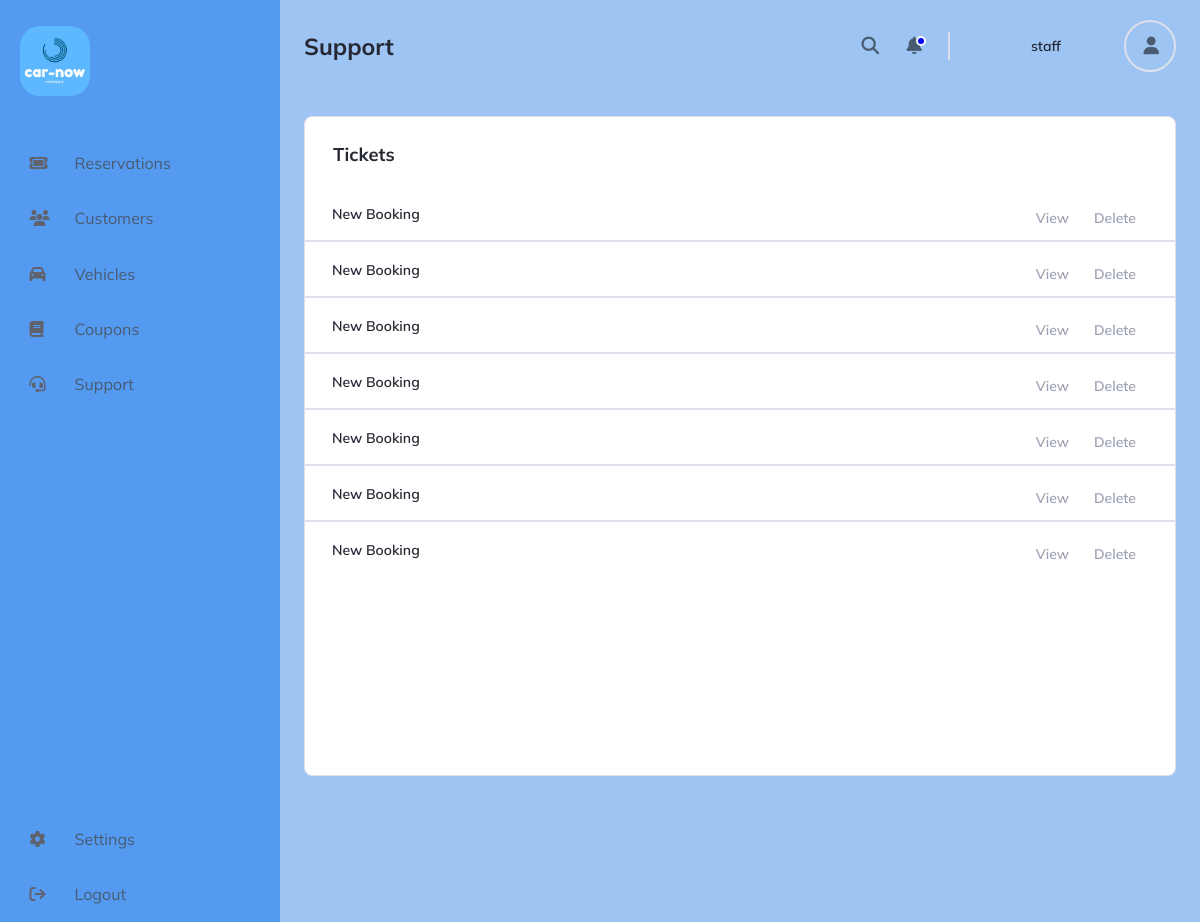
Screenshot of /CAR_RENTAL/ADMIN_DASHBOARD/support.php (signed in) with the database file from the repository.
### tables this page shows
CREATE TABLE `staff` (
  `id` int(11) NOT NULL,
  `staff_id` int(11) DEFAULT NULL,
  `full_name` varchar(255) DEFAULT NULL,
  `email` varchar(255) NOT NULL,
  `username` varchar(255) NOT NULL,
  `password` varchar(255) NOT NULL,
  `date` timestamp NOT NULL DEFAULT current_timestamp()
);

CREATE TABLE `support` (
  `support_id` int(11) NOT NULL,
  `first_name` varchar(255) DEFAULT NULL,
  `last_name` varchar(255) DEFAULT NULL,
  `email` varchar(255) DEFAULT NULL,
  `reservation_id` int(11) DEFAULT NULL,
  `title` text DEFAULT NULL,
  `description` text DEFAULT NULL,
  `last_updated` timestamp NOT NULL DEFAULT current_timestamp() ON UPDATE current_timestamp()
);

### CAR_RENTAL/FUNCTIONS/functions.php (called while the page is built, shortened)
<?php
function check_login($con)
{
	if(isset($_SESSION['staff_id']))
	{
		$id = $_SESSION['staff_id'];
		$query = "select * from staff where staff_id = '$id' limit 1";
		$result = mysqli_query($con,$query);
		if($result && mysqli_num_rows($result) > 0)
		{
			$user_data = mysqli_fetch_assoc($result);
			return $user_data;
		}
	}
	die;
}

### CAR_RENTAL/ADMIN_DASHBOARD/support.php (the view, shortened to what this page needs)
<?php
include("../FUNCTIONS/connection.php");
include("../FUNCTIONS/functions.php");
	$user_data = check_login($con);
?>
<!DOCTYPE html>
<html lang="en">
   <head>
      <link rel="stylesheet" href="support_style.css" />
   </head>
   <body>
      <div class="sidebar">
         <div class="logo-container">
            <img src="../car-now-logo.png" width="70px" height="auto" style="border-radius: 20px;" alt="logo">
         </div>
         <nav class="sidebar-nav">
            <ul>
                <a href="reservations.php">
                    <li>
                        <i class="fa-solid fa-ticket"></i>
                        <p>Reservations</p>
                     </li>
                </a>
                <a href="./customers.php">
                    <li>
                    <i class="fa-solid fa-users"></i>
                    <p>Customers</p>
                    </li>
                </a>
                <a href="./vehicles.php">
                    <li>
                    <i class="fa-solid fa-car"></i>
                    <p>Vehicles</p>
                    </li>
                </a>
                <a href="./coupons.php">
                    <li>
                        <i class="fa-solid fa-book"></i>
                        <p>Coupons</p>
                     </li>
                </a>
                <a href="./support.php">
                  <li>
                     <i class="fa-solid fa-headset"></i>
                     <p>Support</p>
                  </li>
              </a>
             </ul>
             <ul>
                <a href="./settings.php">
                    <li>
                    <i class="fa-solid fa-gear"></i>
                    <p>Settings</p>
                </li>
                </a>
               <a href="../FUNCTIONS/logout.php">
                <li>
                    <i class="fa-solid fa-sign-out"></i>
                    <p>Logout</p>
                 </li>
               </a>
            </ul>
         </nav>
      </div>
      <main>
         <header class="header">
            <h1>Support</h1>
            <div class="user">
               <div class="icons">
                  <i class="fa-solid fa-magnifying-glass"></i>
                  <i class="fa-solid fa-bell"></i>
               </div>
               <p class="name"><?php echo $user_data['username']; ?></p>
               <div class="user-img">
                  <i class="fa-solid fa-user"></i>
               </div>
            </div>
         </header>
         <div class="ticket-container">
                <div class="card-header">
                   <div class="card-title">
                      <h2>Tickets</h2>
                   </div>
                </div>
                <?php
                  $query = "SELECT * FROM support ORDER BY last_updated DESC";
                  $result = mysqli_query($con, $query);
                  while ($row = mysqli_fetch_assoc($result)) {
                     $support_id = $row['support_id'];
                     $title = $row['title'];
                     echo '<div class="ticket">';
                     echo '<p class="ticket-title">' . htmlspecialchars($title) . '</p>';
                     echo '<div class="card-btn">';
                     echo '<a class="view-ticket-btn" data-support-id="' . htmlspecialchars($support_id) . '" data-title="' . htmlspecialchars($title) . '" data-first-name="' . htmlspecialchars($row['first_name']) . '" data-last-name="' . htmlspecialchars($row['last_name']) . '" data-email="' . htmlspecialchars($row['email']) . '" data-reservation-id="' . htmlspecialchars($row['reservation_id']) . '" data-description="' . htmlspecialchars($row['description']) . '">View</a>';
                     echo '<a href="" onclick="deleteSupport(' . $row["support_id"] . ')">Delete</a>';
                     echo '</div>';
                     echo '</div>';
                 }
                ?>
         </div>
      </main>
   </body>
</html>

### CAR_RENTAL/ADMIN_DASHBOARD/support_style.css (style rules this page uses)
*, *::after, *::before { box-sizing: border-box; --color1:#274870; --color2:#9DC4F2; --color3:#549AF0; --color4:#495B70; --color5:#437CC2; }
a { text-decoration: none; }
body { margin: 0; background-color: var(--color2); min-height: 100vh; height: 100%; display: grid; grid-template-columns: clamp(220px, 25%, 280px) 1fr; font-family: "mulish", sans-serif; }
h1, h2, p { margin: 0; }
img { user-select: none; }
main { grid-column-start: 2; display: grid; grid-template-rows: auto auto 1fr auto; grid-template-columns: repeat(8, 1fr); padding: 0 1.5rem 1.5rem; max-height: 100%; }
ul { list-style-type: none; margin: 0; padding: 0; }
.sidebar { grid-column-start: 1; display: flex; flex-direction: column; background: var(--color3); color: var(--color4); padding-top: 0.35rem; user-select: none; position: relative; }
.sidebar i { color: #60626e; margin-right: 1.25rem; margin-left: 0.75rem; min-width: 25px; }
.sidebar li { display: flex; align-items: center; padding: 1.1rem; font-weight: 400; color: var(--color4); }
.sidebar-nav > ul:first-child { padding: 0.5rem 0 0.75rem; }
.logo-container { padding: 1.25rem; padding-bottom: 1.75rem; position: relative; }
.sidebar-nav { display: flex; flex-direction: column; height: 100%; }
@media (min-height: 620px) { .sidebar { position: sticky; top: 0; left: 0; max-height: 100vh; min-height: min-content; } }
@media (min-height: 620px) { .sidebar-nav { justify-content: space-between; } }
header { display: grid; grid-template-columns: 1fr 320px; grid-row: 1; grid-column: 1 / -1; padding: 1rem 0; }
header *, header *::after { box-sizing: content-box; }
header h1 { font-size: 1.45rem; margin-top: auto; margin-bottom: auto; color: #252733; }
header i { color: var(--color4); font-size: 1.1rem; padding: 0.35rem; cursor: pointer; }
header i:last-child { margin-right: 1.25rem; margin-left: 0.75rem; }
.icons { border-right: 2px solid #dfe0eb; margin-right: 1.75rem; user-select: none; }
.fa-bell { position: relative; }
.fa-bell::after { content: ""; position: absolute; top: 0.25rem; left: 0.925rem; width: 6px; height: 6px; background: blue; border-radius: 50%; border: 2px solid #f7f8fc; }
.user-img { width: 48px; height: 48px; display: grid; place-items: center; border-radius: 50%; border: 2px solid #dfe0eb; margin-left: 0.6rem; }
header > div { display: flex; align-items: center; justify-content: space-between; padding: 0.25rem 1.25rem; padding-left: 0; padding-right: 0; }
.user { grid-column-start: 2; }
.name { font-size: 0.875rem; color: #252733; font-weight: 600; }
.card-btn { color: #9fa2b4; text-decoration: none; }
.card-btn > a { cursor: pointer; color: #9fa2b4; }
.card-header { padding: 1.65rem 1.75rem 1.25rem; }
.card-title { display: flex; justify-content: space-between; align-items: baseline; }
.card-title > h2 { color: #252733; font-size: 1.15rem; }
.card-header ~ div { border-bottom: 2px solid #dfe0eb; width: calc(100% + 2px); transform: translateX(-1px); font-size: 0.875rem; font-weight: 600; color: #252733; max-height: 3.5rem; padding: 1.15rem 1.75rem; display: flex; justify-content: space-between; }
.card-header ~ div:last-child { border: none; }
.ticket-container { margin-top: 1.5rem; grid-row: 3; grid-column: 1 / -1; display: flex; border: 1.65px solid #dfe0eb; border-radius: 0.5rem; background-color: #fff; flex-direction: column; }
.ticket a { margin: 0px 5px; display: inline-block; padding: 4px 8px; color: #9fa2b4; text-decoration: none; margin-right: 4px; cursor: pointer; font-size: 0.875rem; font-weight: 600; text-decoration: none; transition: transform 0.25s ease-in-out; }
.ticket-title { width: 220px; white-space: nowrap; overflow: hidden; text-overflow: ellipsis; }

### rows the page displays
staff: username "staff"
support: title "New Booking"
support: title "New Booking"
support: title "New Booking"
support: title "New Booking"
support: title "New Booking"
support: title "New Booking"
support: title "New Booking"
